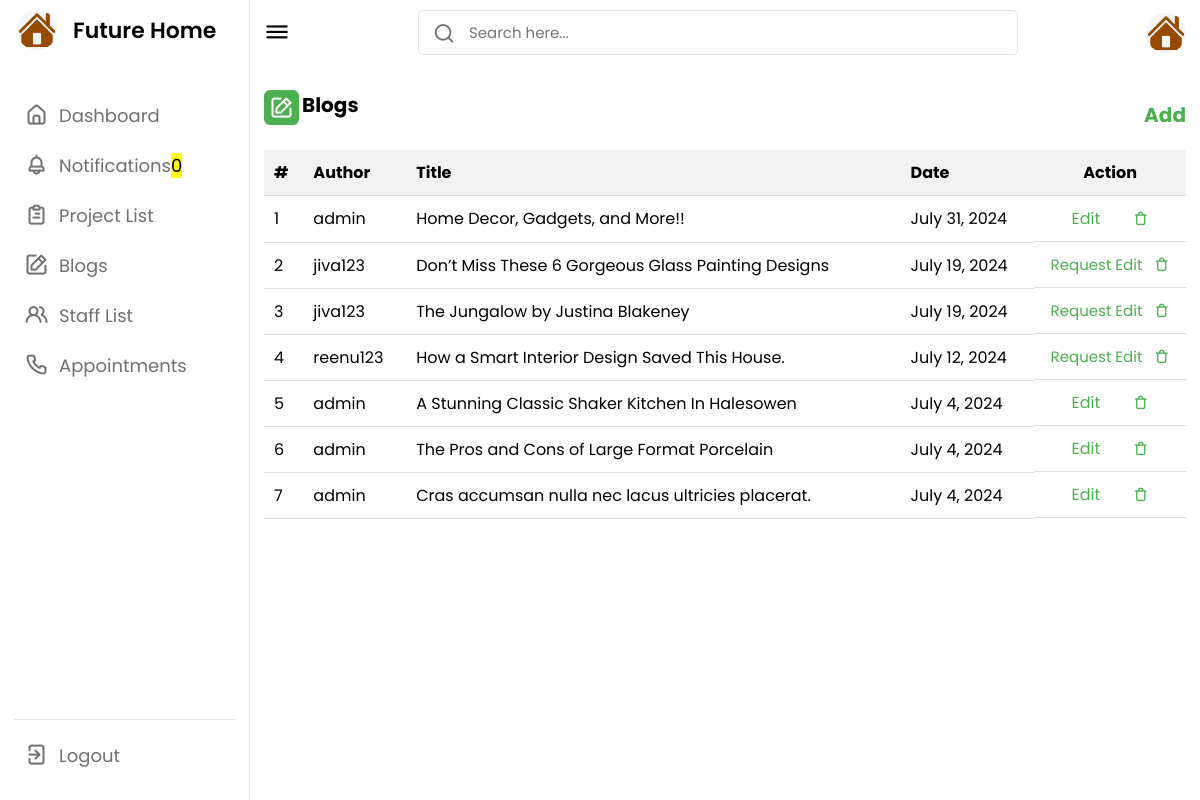
The page /admin_blogs/ (signed in) on the database its author committed.
### future_app/models.py (models this page shows, shortened)
class Blog(models.Model):
    title = models.CharField(max_length=100, null=True, blank=True)
    user = models.ForeignKey(User, on_delete=models.CASCADE, related_name='user_id')
    date = models.DateField(auto_now_add=True)
    description = models.TextField(null=True, blank=True)
    detail = models.TextField(null=True, blank=True)
    image = models.ImageField(null=True, blank=True, upload_to="images/")
    sub_title = models.CharField(max_length=100, null=True, blank=True)
    image1 = models.ImageField(null=True, blank=True, upload_to="images/")
    exp = models.TextField(null=True, blank=True)

class User(AbstractUser):
    USERNAME_FIELD = 'email'
    REQUIRED_FIELDS = ['username', 'phone_number']
    user_type = models.IntegerField(default=1, choices=userchoices)
    phone_number = models.CharField(max_length=10, null=True, blank=True)
    email = models.EmailField(null=True, blank=True, unique=True)
    created_at = models.DateField(auto_now_add=True)
    name = models.CharField(max_length=100, null=True, blank=True)

### future_app/views.py (the view, shortened to what this page needs)
# urls.py: path('admin_blogs/', views.admin_blogs, name='admin_blogs'),
@login_required
def admin_blogs(request):
    unread_count = Notification.objects.filter(user=request.user.id, read=False).count()
    item = Blog.objects.all().order_by('-date')
    return render(request, 'admin_blogs.html', locals())

### templates/admin_blogs.html (shortened to what this page needs)
<!DOCTYPE html>
{% load static %}
<html lang="en">
<head>
    <link rel="stylesheet" href="{% static 'css/admin.css' %}">
    <link rel="stylesheet" href="https://cdnjs.cloudflare.com/ajax/libs/font-awesome/6.4.2/css/all.min.css">
    <link rel="stylesheet" href="https://unicons.iconscout.com/release/v4.0.0/css/line.css">
</head>
<body>
    <nav>
        <div class="logo-name">
            <div class="logo-image">
                <img src="{% static 'img/favicon.png' %}" alt="">
            </div>
            <span class="logo_name">Future Home</span>
        </div>
        <div class="menu-items">
            <ul class="nav-links">
                <li><a href="{% url 'AdminDashboard' %}">
                    <i class="uil uil-estate"></i>
                    <span class="link-name">Dashboard</span>
                </a></li>
                <li><a href="{% url 'admin_notification' %}">
                    <i class="uil uil-bell"></i>
                    <span class="link-name">Notifications</i><mark class="big swing">{{ unread_count }}</mark></span>
                </a></li>
                <li><a href="{% url 'admin_project_list' %}">
                    <i class="uil uil-clipboard-alt"></i>
                    <span class="link-name">Project List</span>
                </a></li>
                <li><a href="{% url 'admin_blogs' %}">
                    <i class="uil uil-edit"></i>
                    <span class="link-name">Blogs</span>
                </a></li>
                <li><a href="{% url 'staff_list' %}">
                    <i class="uil uil-users-alt"></i>
                    <span class="link-name">Staff List</span>
                </a></li>
                <li><a href="{% url 'appointment_list' %}">
                    <i class="uil uil-phone"></i>
                    <span class="link-name">Appointments</span>
                </a></li>
            </ul>
            <ul class="logout-mode">
                <li><a href="{% url 'logout' %}">
                    <i class="uil uil-signout"></i>
                    <span class="link-name">Logout</span>
                </a></li>
            </ul>
        </div>
    </nav>
    <section class="dashboard">
        <div class="top">
            <i class="uil uil-bars sidebar-toggle"></i>
            <div class="search-box">
                <i class="uil uil-search"></i>
                <form method="POST" action="{% url 'search_ablog' %}">
                    <input type="text" name="search" placeholder="Search here...">
                </form>
            </div>
            <img src="{% static 'images/favicon.png' %}" alt="">
        </div>
        <div class="activity">
            <div class="title">
                <div class="head" style="display:inline-flex; gap:3px;">
                    <i class="uil uil-edit"></i>
                <span class="text">Blogs</span>
                </div>
                <a class="add" href="{% url 'create_admin_blog' %}">Add</a>
            </div>
            <div class="activity-data">
                {% if searched %}
                    <table>
                        <thead>
                            <tr>
                                <th>#</th>
                                <th>Author</th>
                                <th>Title</th>
                                <th>Date</th>
                                <th>Action</th>
                            </tr>
                        </thead>
                        <tbody>
                        {% for k in searched %}
                        <tr>
                            <td>{{ forloop.counter }}</td>
                            <td>{{ k.user.username }}</td>
                            <td>{{ k.title }}</td>
                            <td>{{ k.date }}</td>
                            <td class="action-buttons">
                                {% if k.user.is_superuser %}
                                    <a href="{% url 'edit_admin_blog' k.id %}">Edit</a>
                                {% else %}
                                    <form method="post">
                                        {% csrf_token %}
                                        <input type="hidden" name="blog_id" value="{{ k.id }}">
                                        <button class="submit" type="submit"><a>Request Edit</a></button>
                                    </form>
                                {% endif %}
                                <a href="/delete_item/{{ k.id }}"><i class="uil uil-trash"></i></a>
                            </td>
                        </tr>
                        {% endfor %}
                        </tbody>
                    </table>
                {% elif item %}
                    <table>
                        <thead>
                            <tr>
                                <th>#</th>
                                <th>Author</th>
                                <th>Title</th>
                                <th>Date</th>
                                <th>Action</th>
                            </tr>
                        </thead>
                        {% for i in item %}
                        <tbody>
                                <tr>
                                    <td>{{ forloop.counter }}</td>
                                    <td>{{ i.user.username }}</td>
                                    <td>{{ i.title }}</td>
                                    <td>{{ i.date }}</td>
                                    <td class="action-buttons">
                                        {% if i.user.is_superuser %}
                                            <a href="{% url 'edit_admin_blog' i.id %}">Edit</a>
                                        {% else %}
                                            <form method="post">
                                                <button class="submit" type="submit"><a>Request Edit</a></button>
                                            </form>
                                        {% endif %}
                                        <a href="/delete_item/{{ i.id }}"><i class="uil uil-trash"></i></a>
                                    </td>
                                </tr>
                        </tbody>
                        {% endfor %}
                    </table>
                {% else %}
                   <h2> No Blogs Added </h2>
                {% endif %}
            </div>
        </div>
    </section>
</body>
</html>

### static/css/admin.css (style rules this page uses)
* { margin: 0; padding: 0; box-sizing: border-box; font-family: 'Poppins', sans-serif; }
:root { --primary-color: #4CAF50; --panel-color: #FFF; --text-color: #000; --black-light-color: #707070; --border-color: #e6e5e5; --toggle-color: #DDD; --box1-color: #4DA3FF; --box2-color: #FFE6AC; --box3-color: #E7D1FC; --title-icon-color: #fff; --tran-05: all 0.5s ease; --tran-03: all 0.3s ease; --tran-03: all 0.2s ease; }
body { min-height: 100vh; background-color: var(--primary-color); }
nav { position: fixed; top: 0; left: 0; height: 100%; width: 250px; padding: 10px 14px; background-color: var(--panel-color); border-right: 1px solid var(--border-color); transition: var(--tran-05); }
nav .logo-name { display: flex; align-items: center; }
nav .logo-image { display: flex; justify-content: center; min-width: 45px; }
nav .logo-image img { width: 40px; object-fit: cover; border-radius: 50%; }
nav .logo-name .logo_name { font-size: 22px; font-weight: 600; color: var(--text-color); margin-left: 14px; transition: var(--tran-05); }
nav .menu-items { margin-top: 40px; height: calc(100% - 90px); display: flex; flex-direction: column; justify-content: space-between; }
.menu-items li { list-style: none; }
.menu-items li a { display: flex; align-items: center; height: 50px; text-decoration: none; position: relative; }
.menu-items li a i { font-size: 24px; min-width: 45px; height: 100%; display: flex; align-items: center; justify-content: center; color: var(--black-light-color); }
.menu-items li a .link-name { font-size: 18px; font-weight: 400; color: var(--black-light-color); transition: var(--tran-05); }
.menu-items .logout-mode { padding-top: 10px; border-top: 1px solid var(--border-color); }
.dashboard { position: relative; left: 250px; background-color: var(--panel-color); min-height: 100vh; width: calc(100% - 250px); padding: 10px 14px; transition: var(--tran-05); }
.dashboard .top { position: fixed; top: 0; left: 250px; display: flex; width: calc(100% - 250px); justify-content: space-between; align-items: center; padding: 10px 14px; background-color: var(--panel-color); transition: var(--tran-05); z-index: 10; }
.dashboard .top .sidebar-toggle { font-size: 26px; color: var(--text-color); cursor: pointer; }
.dashboard .top .search-box { position: relative; height: 45px; max-width: 600px; width: 100%; margin: 0 30px; }
.top .search-box input { position: absolute; border: 1px solid var(--border-color); background-color: var(--panel-color); padding: 0 25px 0 50px; border-radius: 5px; height: 100%; width: 100%; color: var(--text-color); font-size: 15px; font-weight: 400; outline: none; }
.top .search-box i { position: absolute; left: 15px; font-size: 22px; z-index: 10; top: 50%; transform: translateY(-50%); color: var(--black-light-color); }
.top img { width: 40px; border-radius: 50%; }
.activity .activity-data { display: flex; }

### templates/admin_blogs.html (style rules this page uses)
.activity { padding-top: 80px; }
.activity-data { padding-top: 20px; }
.title { display: flex; justify-content: space-between; flex-direction: row; font-size: 20px; font-weight: bolder; gap: 10px; }
.dashboard .title i { position: relative; height: 35px; width: 35px; background-color: var(--primary-color); border-radius: 6px; color: var(--title-icon-color); display: flex; align-items: center; justify-content: center; font-size: 24px; }
.dashboard a { display: inline-block; margin-top: 10px; color: #4CAF50; text-decoration: none; }
table { width: 100%; border-collapse: collapse; }
th, td { padding: 10px; text-align: left; border-bottom: 1px solid #ddd; }
th { background-color: #f2f2f2; }
th:last-child { text-align: center; }
.action-buttons { display: flex; gap: 5px; justify-content: space-evenly; }
.action-buttons a { margin-top: 0; }
.action-buttons .submit { color: #4CAF50; background: none; border: none; font-size: 15px; }
.add { display: inline-block; color: #4CAF50; text-decoration: none; }

### rows shown on the page
Blog: user.username "admin", title "Home Decor, Gadgets, and More!!", date "July 31, 2024", shows "Edit"
Blog: user.username "jiva123", title "Don’t Miss These 6 Gorgeous Glass Painting Designs", date "July 19, 2024"
Blog: user.username "jiva123", title "The Jungalow by Justina Blakeney", date "July 19, 2024"
Blog: user.username "reenu123", title "How a Smart Interior Design Saved This House.", date "July 12, 2024"
Blog: user.username "admin", title "A Stunning Classic Shaker Kitchen In Halesowen", date "July 4, 2024", shows "Edit"
Blog: user.username "admin", title "The Pros and Cons of Large Format Porcelain", date "July 4, 2024", shows "Edit"
Blog: user.username "admin", title "Cras accumsan nulla nec lacus ultricies placerat.", date "July 4, 2024", shows "Edit"

### other values the page prints
{{ unread_count }} "0"
